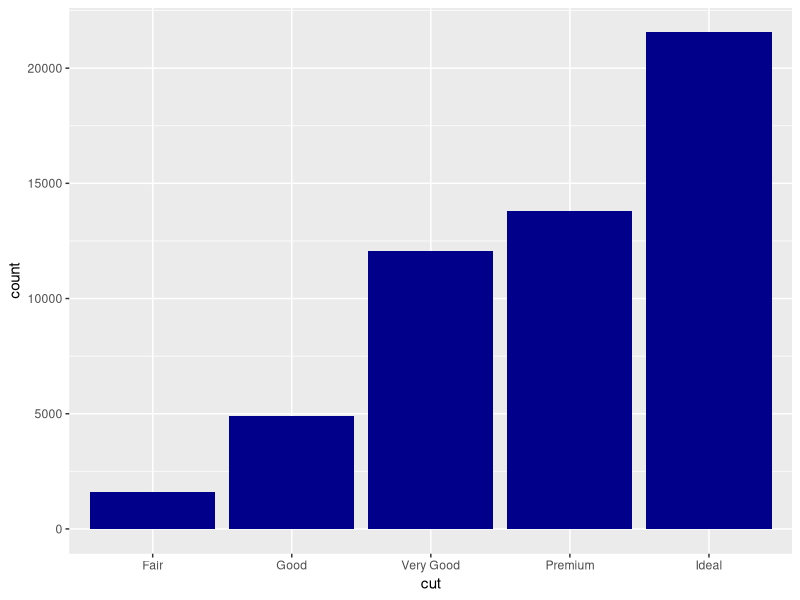
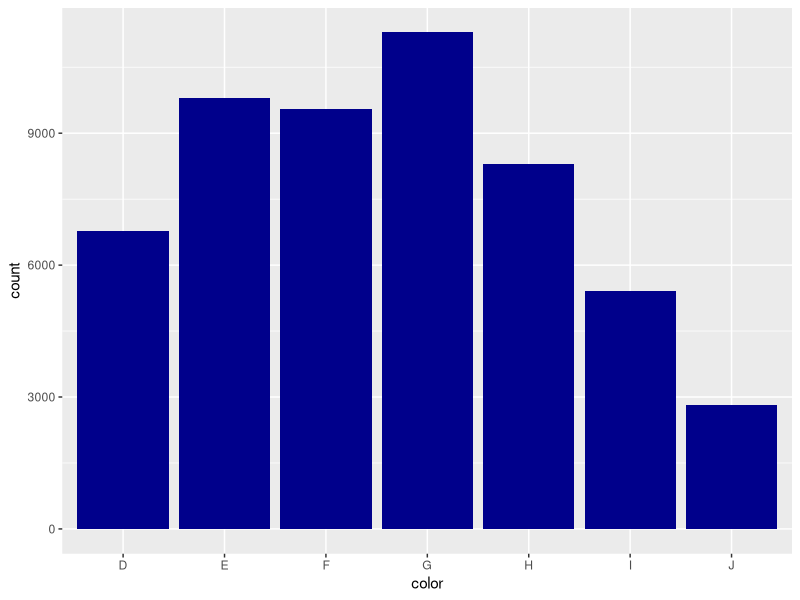
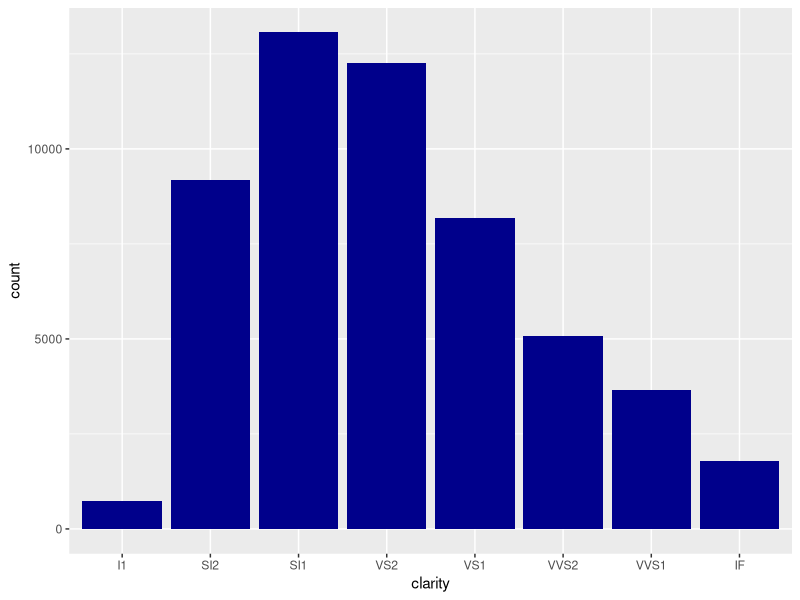
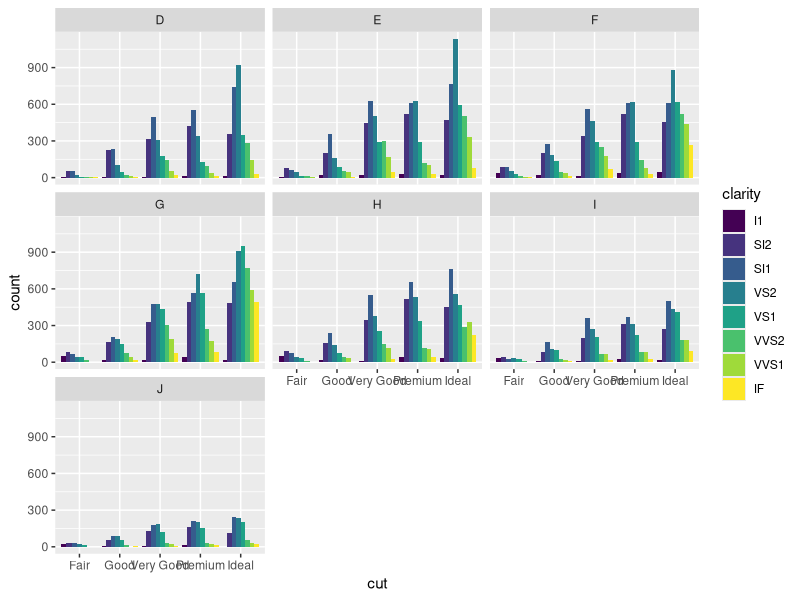
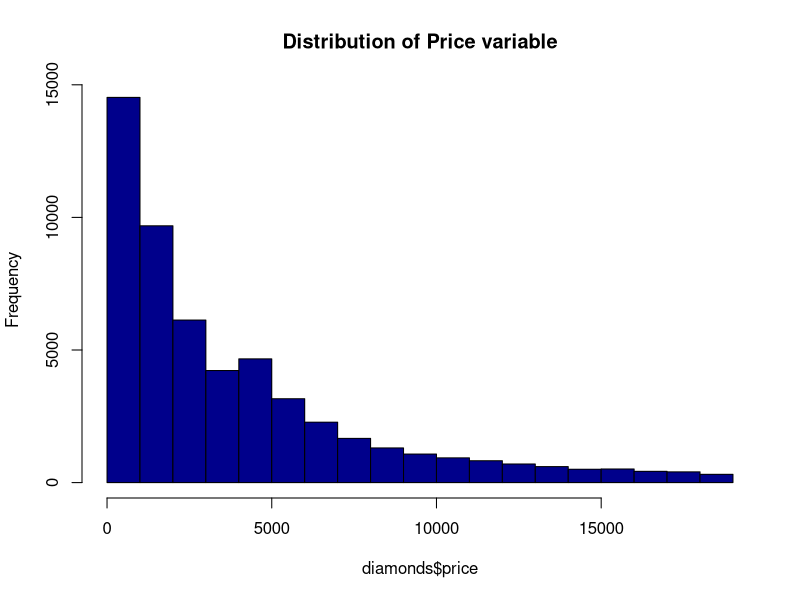
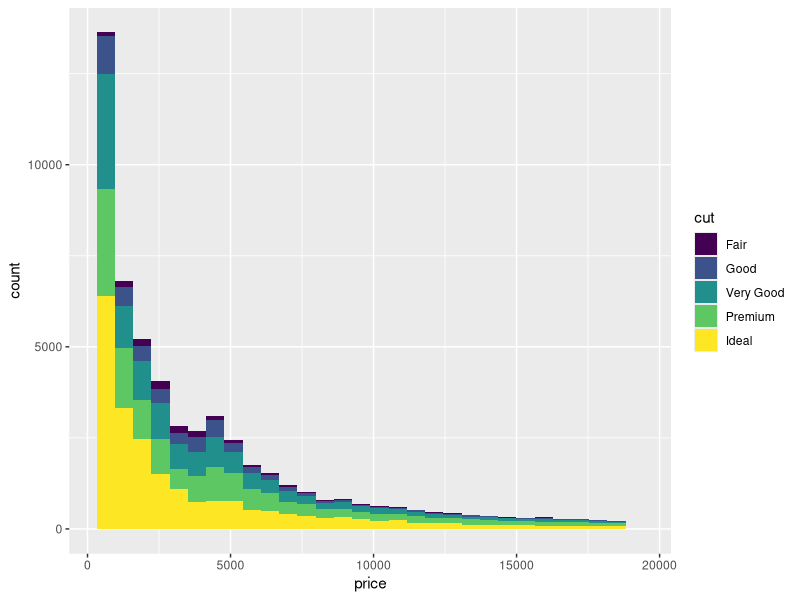
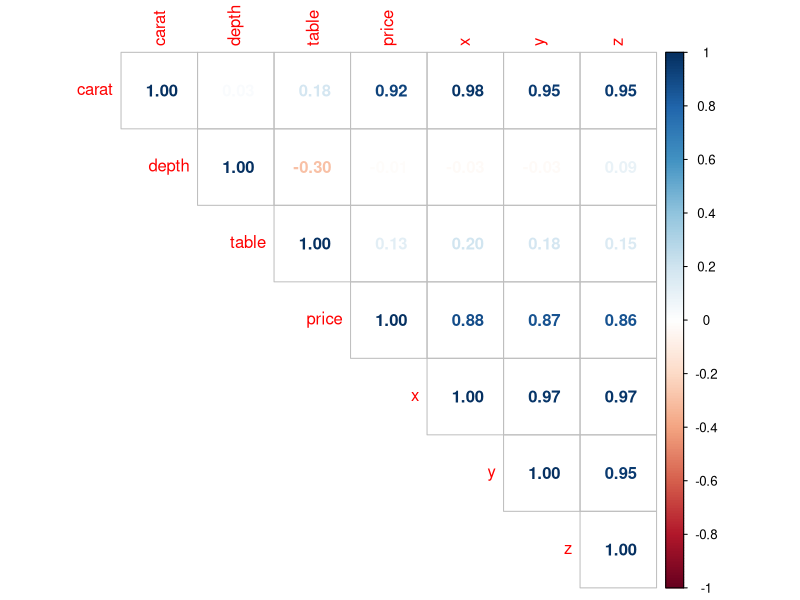
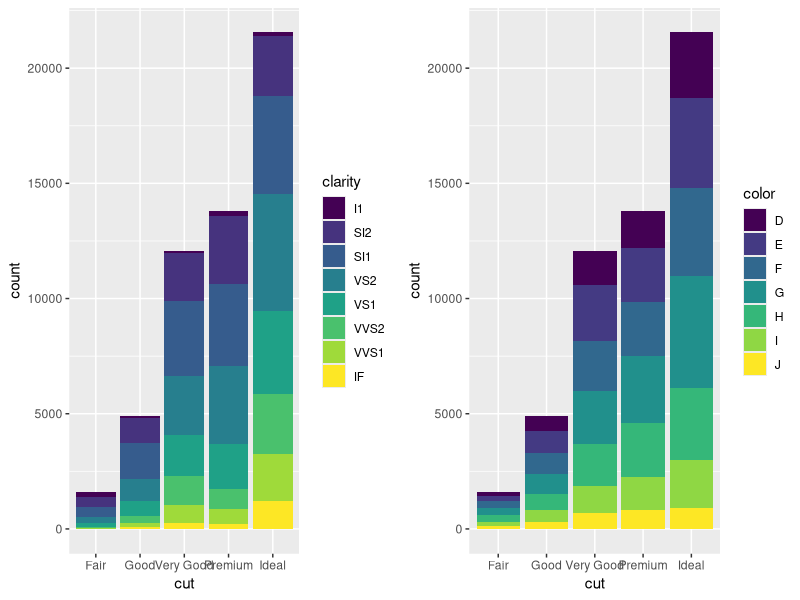

These figures' R source, in order:
## ---- chunk 1
library(corrplot)
library(tidyverse)
library(data.table)
library(ggplot2)
library(lattice)
library(grid)
library(gridExtra)
## ---- chunk 2
attach(diamonds)
diamonds <- data.table(diamonds)
## ---- chunk 3
summary(diamonds)
## ---- chunk 4
#bar charts for categorical variables
ggplot(diamonds,aes(cut))+geom_bar(fill='dark blue')
ggplot(diamonds,aes(color))+geom_bar(fill='dark blue')
ggplot(diamonds,aes(clarity))+geom_bar(fill='dark blue')
## ---- chunk 5
ggplot(diamonds) +
  geom_bar(aes(x=cut, fill=clarity),
           position = "dodge") +
  facet_wrap(~color)
## ---- chunk 6
hist(diamonds$price, main = "Distribution of Price variable", col = "darkblue")
## ---- chunk 7
ggplot(diamonds, aes(x=price, fill=cut)) + geom_histogram()
## ---- chunk 8
num <- diamonds%>% select(carat, depth,table,price,x,y,z)
corrplot(cor(num),"number","upper")
## ---- chunk 9
g1 <- ggplot(diamonds,aes(x=cut)) + geom_bar(aes(fill=clarity))
g2<- ggplot(diamonds,aes(x=cut)) + geom_bar(aes(fill=color))
grid.arrange(g1,g2, ncol = 2)
## ---- chunk 10
a <- ggplot(data = diamonds)+
  geom_bar(aes(x=cut,y=price),stat = "summary",alpha=1,fill="blue")+
  xlab("Cut Type")+
  ylab("Average Price")+
  ggtitle("Cut vs Price")

# Plotting color vs price
b <- ggplot(data = diamonds)+
  geom_bar(aes(x=color,y=price),stat = "summary",fun="mean",alpha=1,fill="red")+
  xlab("Color")+
  ylab("Average Price")+
  ggtitle("Color vs Price")

# Plotting clarity vs price
c<- ggplot(data = diamonds)+
  geom_bar(aes(x=clarity,y=price),stat = "summary",alpha=1,fill="green")+
  xlab("Clarity Type")+
  ylab("Average Price")+
  ggtitle("Clarity vs Price")

d <- ggplot(data = diamonds)+
  geom_bar(aes(x=carat,y=price),stat = "summary",alpha=1,fill="orange")+
  xlab("Carat")+
  ylab("Average Price")+
  ggtitle("Carat vs Price")

# Plotting depth vs price
e <- ggplot(data = diamonds)+
  geom_bar(aes(x=depth,y=price),stat = "summary",alpha=1,fill="pink")+
  xlab("Depth")+
  ylab("Average Price")+
  ggtitle("Depth vs Price")

# Plotting table vs price
f <- ggplot(data = diamonds)+
  geom_bar(aes(x=table,y=price),stat = "summary",alpha=1,fill="purple")+
  xlab("Table")+
  ylab("Average Price")+
  ggtitle("Table vs Price")

g <- ggplot(data = diamonds)+
  geom_bar(aes(x=x,y=price),stat = "summary",alpha=1,fill="purple")+
  xlab("X")+
  ylab("Average Price")+
  ggtitle("X vs Price")

# Plotting Y vs price
h <- ggplot(data = diamonds)+
  geom_bar(aes(x=y,y=price),stat = "summary",alpha=1,fill="purple")+
  xlab("Y")+
  ylab("Average Price")+
  ggtitle("Y vs Price")

# Plotting Z vs price
i <- ggplot(data = diamonds)+
  geom_bar(aes(x=z,y=price),stat="summary",alpha=1,fill="purple")+
  xlab("Z")+
  ylab("Average Price")+
  ggtitle("Z vs Price")

# Arrange each plots in grid

grid.arrange(a, b, c,d,e,f,g,h,i, ncol = 3, nrow = 3)
